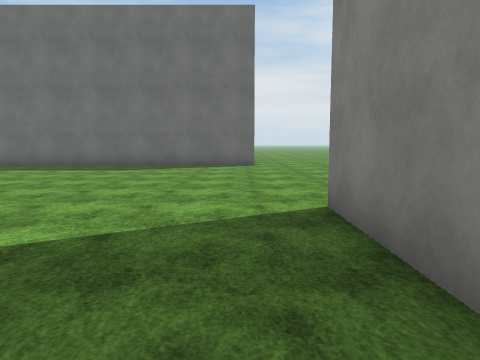
[1] (above)

24 first-person views from a walk through a scene from a Unity 3-D project. The camera is 1.4 m above the floor, tilts 6° down and sees 70° across. The floor is counted in squares, 2 m on a side. Each view is taken from the middle of a square. On the plan, view 1 faces up. The plan holds only what a view shows up to about 11 squares ahead; the rest is blank. The place goes on beyond the plan. Flat ground stands in for the terrain. The player character is not drawn. Some surface patterns are stand-ins.

[2]
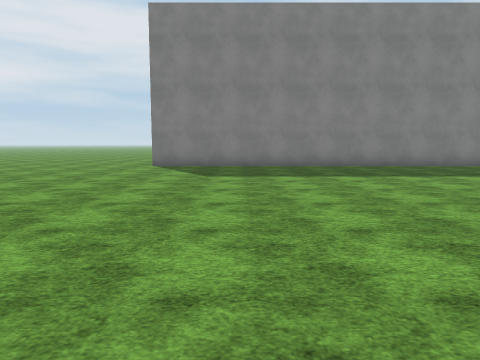

[3]
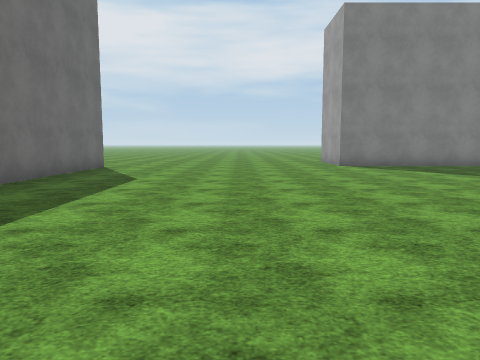

[4]
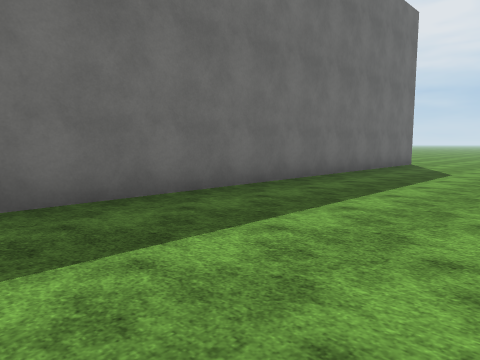

[5]
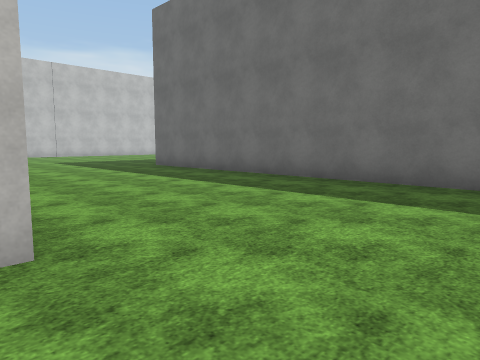

[6]
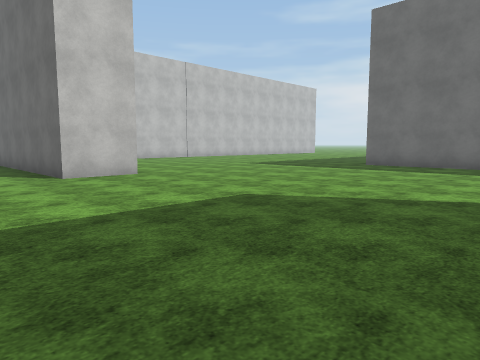

[7]
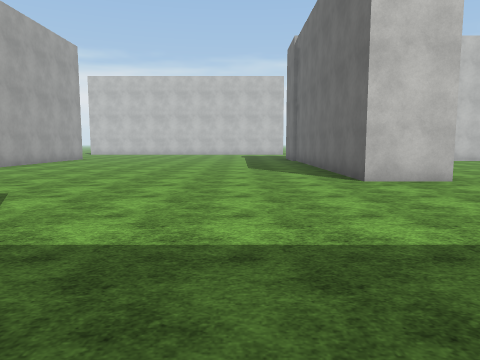

[8]
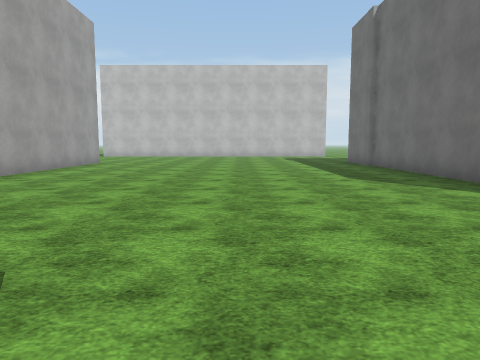

[9]
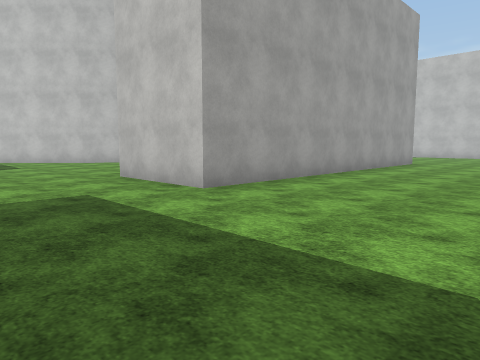

[10]
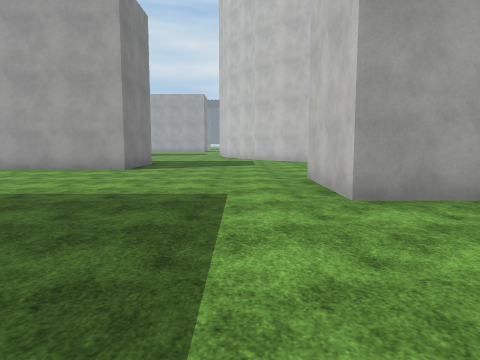

[11]
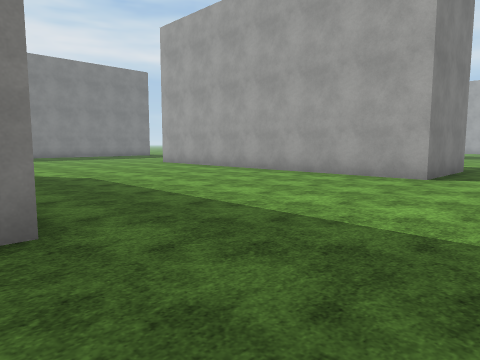

[12]
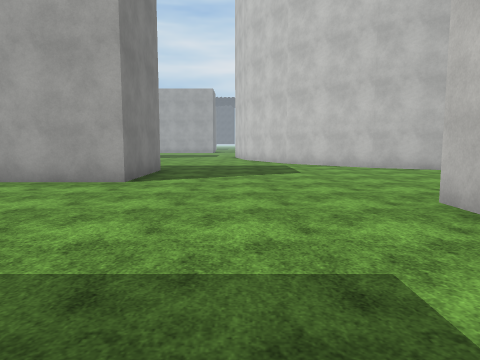

[13]
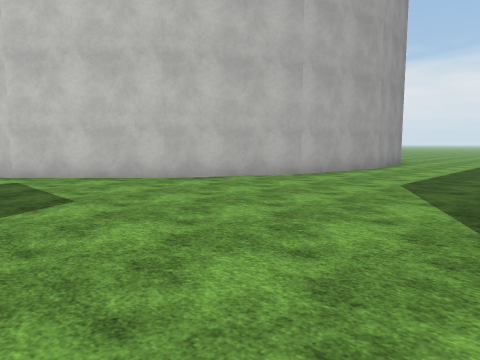

[14]
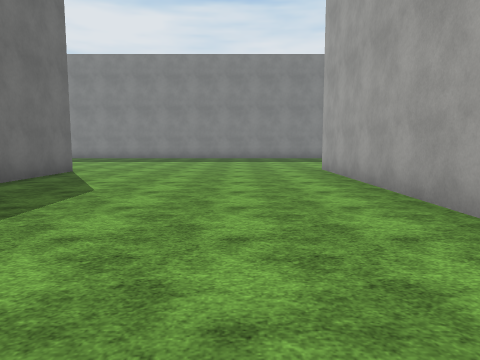

[15]
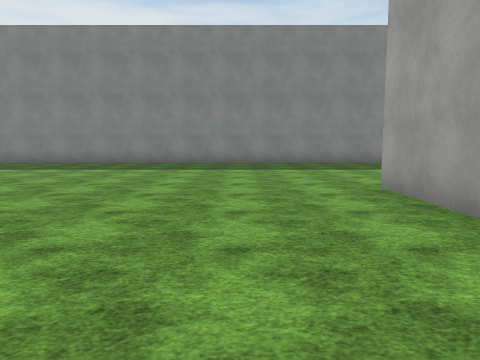

[16]
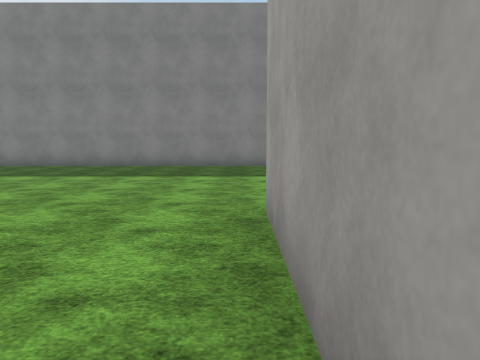

[17]
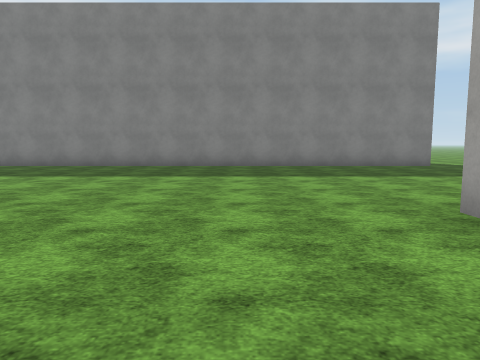

[18]
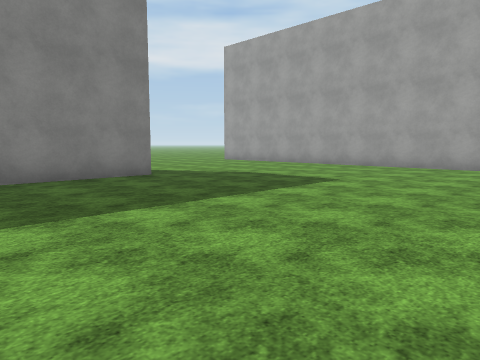

[19]
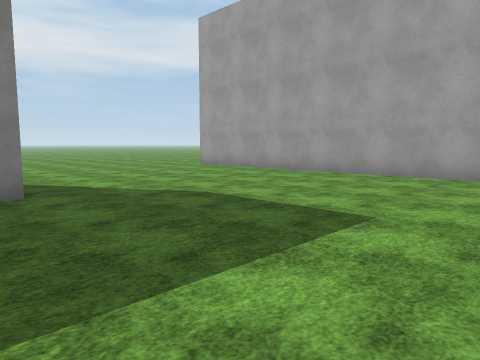

[20]
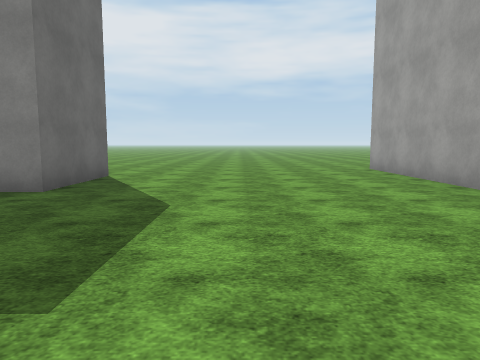

[21]
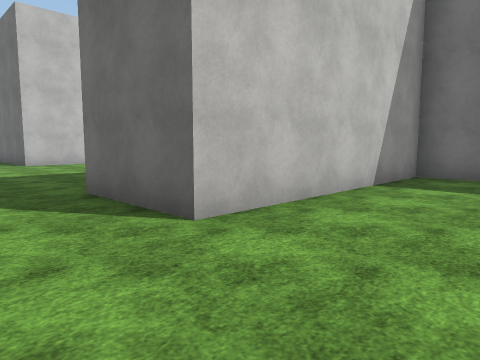

[22]
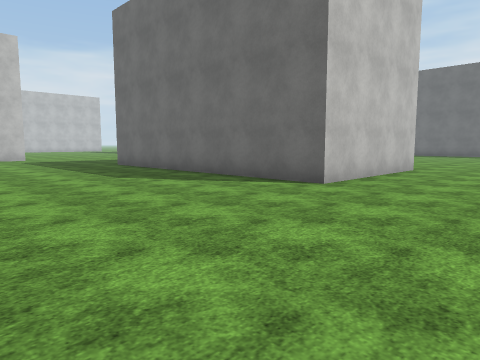

[23]
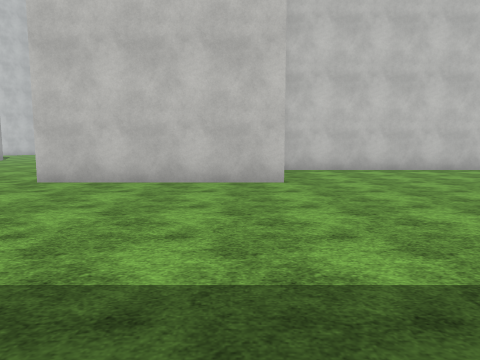

[24]
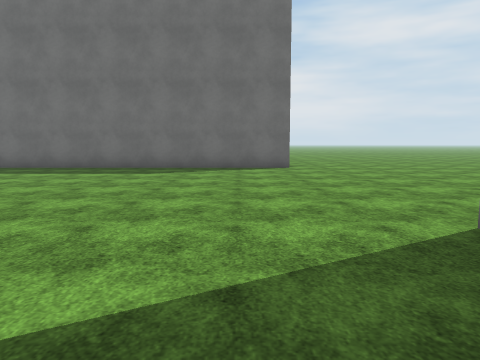

### Floor plan
Points are (right, up) in squares from view 1. A wall is a line through its corners. A room is listed if a view was taken in it or the views show most of it. See-through windows are left out.
Room 1 (views 1, 2, 3, 4, 5, 6, 7, 8, 9, 10, 11, 12, 13, 14, 15, 16, 17, 18, 19, 20, 21, 22, 23, 24)
walls: (-7.2, -1.1) (-7.2, -5.7) (-14.4, -5.7); (-15.9, -15.1) (-15.9, -12.3) (-6.5, -12.3); (-10.3, 5.6) (-10.3, -0.9); (-20.4, 4) (-20.4, 2.3) (-28.1, 2.3); (4.8, -10.2) (3.5, -10.2) (3.5, -16.1) (1, -16.1) (1, 3.9); (-28.5, -7.2) (-20.4, -7.2) (-20.4, -10.1); (-4.1, -22.7) (5.8, -22.7); (-29.4, -14.4) (-27.8, -14.1) (-24.7, -14.6) (-21.9, -16.1) (-19.6, -18.3); (0.5, 11.2) (-17.5, 11.2)

Positions as (right, up) in squares from view 1, and headings:
1: (0, 0), facing up
2: (-10, 1), facing right
3: (-10, 7), facing right
4: (-12, 7), facing up-right
5: (-8, 5), facing up-left
6: (-13, 0), facing up-left
7: (-14, 0), facing left
8: (-17, -2), facing left
9: (-17, -3), facing down-left
10: (-19, -3), facing down
11: (-18, -5), facing down-right
12: (-18, -6), facing down
13: (-18, -10), facing down-left
14: (-16, -10), facing right
15: (-12, -10), facing right
16: (-10, -12), facing right
17: (-10, -10), facing right
18: (-6, -12), facing down-right
19: (-4, -15), facing down-right
20: (-4, -19), facing right
21: (6, -18), facing up-left
22: (-4, -11), facing up-left
23: (-1, -2), facing left
24: (-1, 1), facing up
